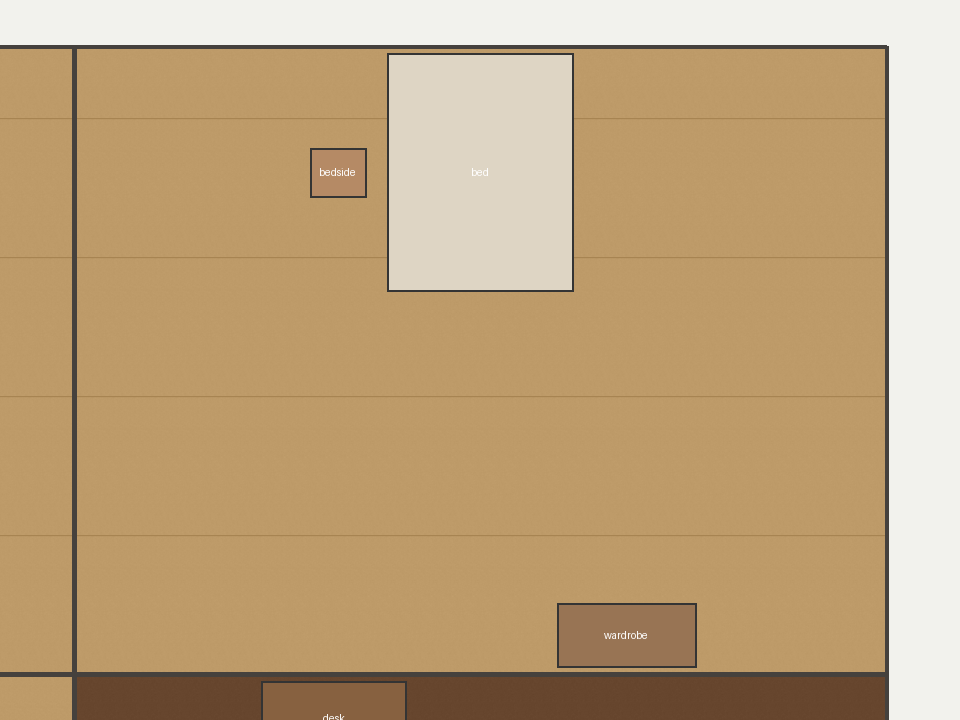
#> input picture services/reconstruction/tests/interiors/baselines/bedroom.png, 960 x 720 px
$ python -i preprocess.py   (imports and definitions only)   (older library calls are emulated)
#> lines starting #> are read from the running program, lines starting #| are printed output that depends on the picture; after the words box and inside, x2 and y2 are one past the last pixel; in counts of white or black regions, pixels touching at a corner belong together
"""Preserve the upload; normalize only a bounded working image and its transform."""
from dataclasses import dataclass
import hashlib
import io

import cv2
import numpy as np
from PIL import Image, ImageOps


@dataclass
class Prepared:
    rgb: np.ndarray
    binary: np.ndarray
    inverse: np.ndarray  # working pixels -> original, EXIF-oriented pixels
    quality: dict
    digest: str
    thresholds: dict


def threshold_evidence(rgb):
    gray = cv2.cvtColor(rgb, cv2.COLOR_RGB2GRAY)
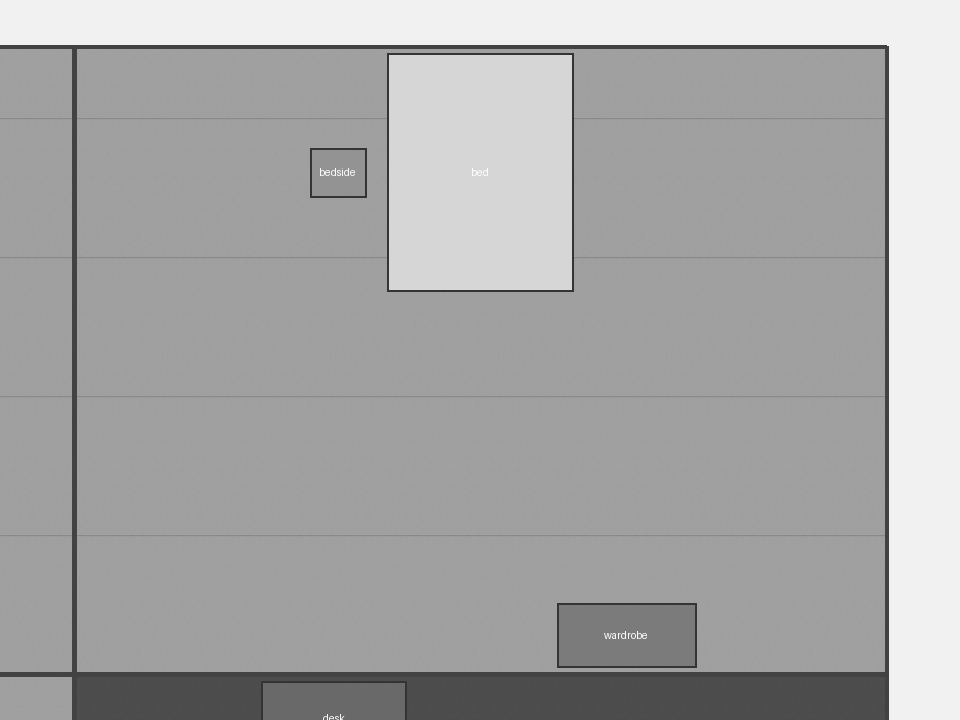
#> gray: shape (720, 960); min 52, max 254, mean 166.8
    normalized = cv2.createCLAHE(clipLimit=1.5, tileGridSize=(8,8)).apply(gray)
    dark = ((gray < 205)*255).astype(np.uint8)
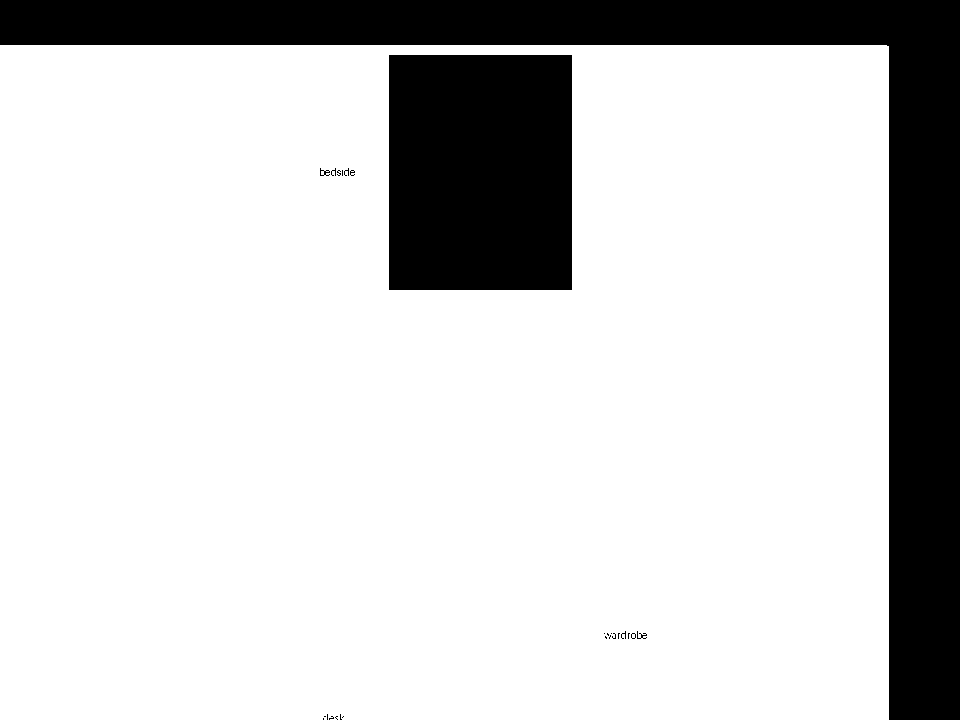
#> dark: shape (720, 960); 80.6% white; 26 black regions (22 under 20 px), largest, box (x1, y1, x2, y2) and area: (0, 0, 960, 720) 91127, (389, 55, 572, 290) 43005, (320, 168, 330, 176) 34, (637, 631, 647, 639) 32
    gray_walls = ((gray < 238)*255).astype(np.uint8)
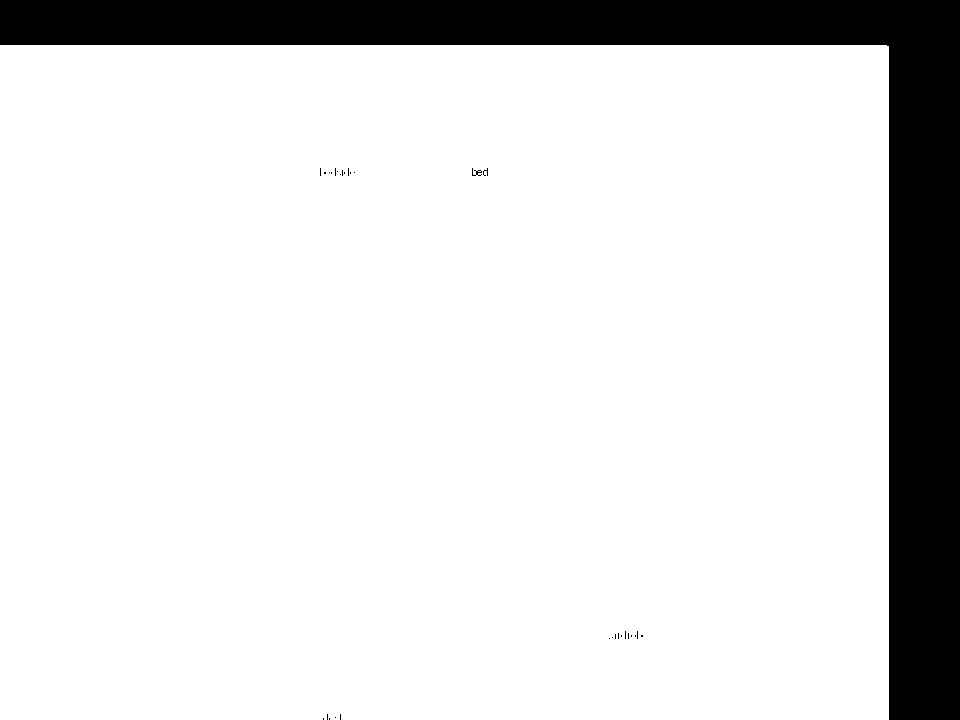
#> gray_walls: shape (720, 960); 86.8% white; 31 black regions (29 under 20 px), largest, box (x1, y1, x2, y2) and area: (0, 0, 960, 720) 91127, (472, 168, 482, 176) 33
    adaptive = cv2.adaptiveThreshold(normalized,255,cv2.ADAPTIVE_THRESH_GAUSSIAN_C,cv2.THRESH_BINARY_INV,51,9)
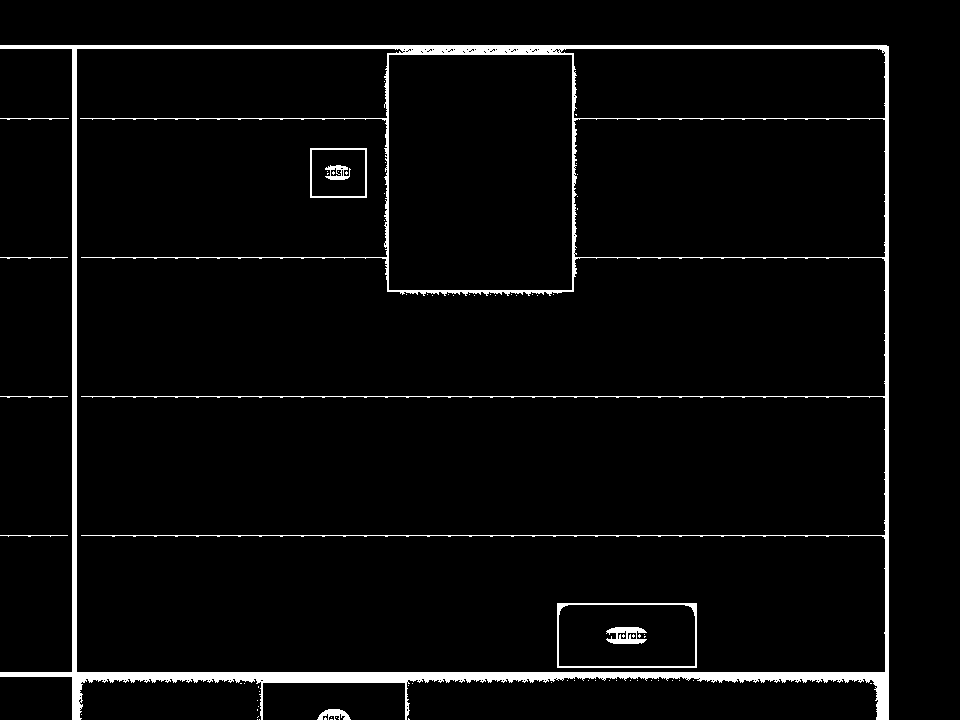
#> adaptive: shape (720, 960); 3.9% white; 76 white regions (66 under 20 px), largest, box (x1, y1, x2, y2) and area: (0, 45, 889, 720) 24342, (557, 603, 697, 668) 868, (606, 627, 647, 644) 437
    # Adaptive evidence retains faint edges; absolute gray avoids white JPEG noise.
    combined = cv2.bitwise_or(dark,cv2.bitwise_and(gray_walls,adaptive))
    chroma = rgb.max(axis=2).astype(float)-rgb.min(axis=2).astype(float)
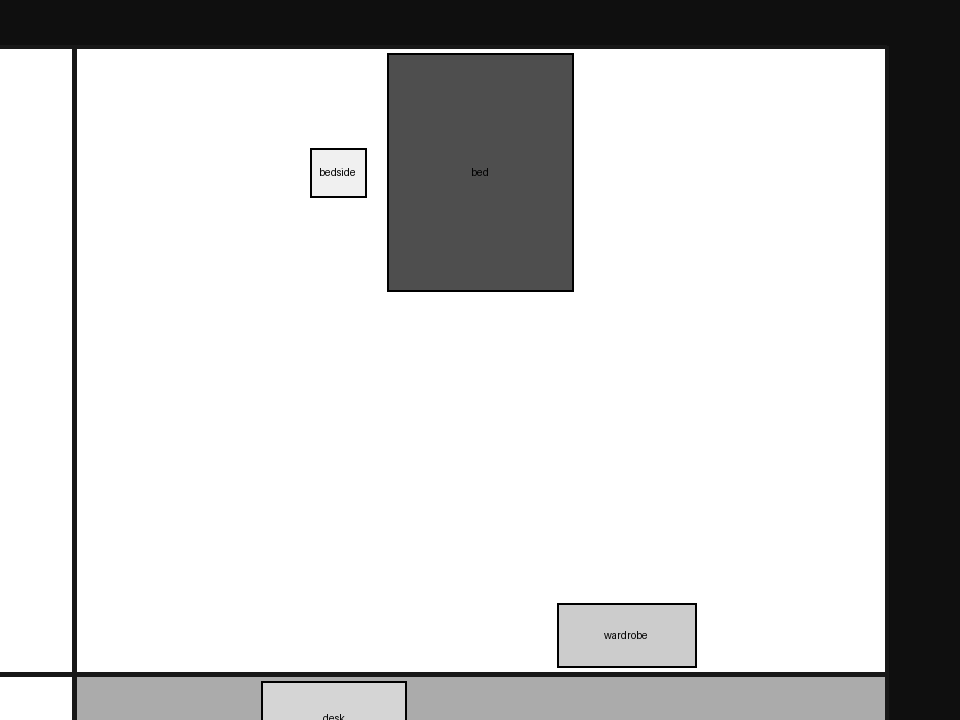
#> chroma: shape (720, 960) float64; min 0, max 85, mean 67.3; drawn with min black and max white
    annotation = (chroma>35)&(rgb.mean(axis=2)>70)
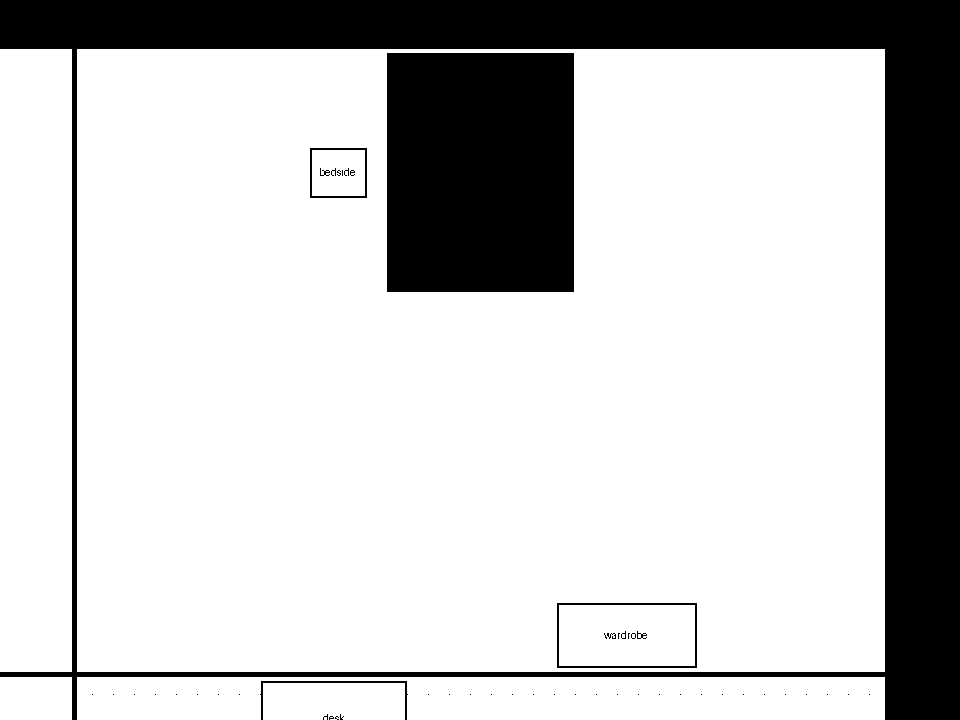
#> annotation: shape (720, 960) bool; 78% white; 52 black regions (44 under 20 px), largest, box (x1, y1, x2, y2) and area: (0, 0, 960, 720) 105120, (387, 53, 574, 292) 44693, (557, 603, 697, 668) 804
    for mask in (dark,gray_walls,adaptive,combined): mask[annotation]=0
#> this loop made 4 passes
    return {'dark':dark,'gray':gray_walls,'adaptive':adaptive,'combined':combined}


# [48 lines left out: function prepare, not called in this run]

>>> import cv2
>>> picture = cv2.cvtColor(cv2.imread('../tests/interiors/baselines/bedroom.png'), cv2.COLOR_BGR2RGB)
>>> result = threshold_evidence(picture)
#> result = 4 items

$ run again, on services/reconstruction/tests/interiors/baselines/living-room.png
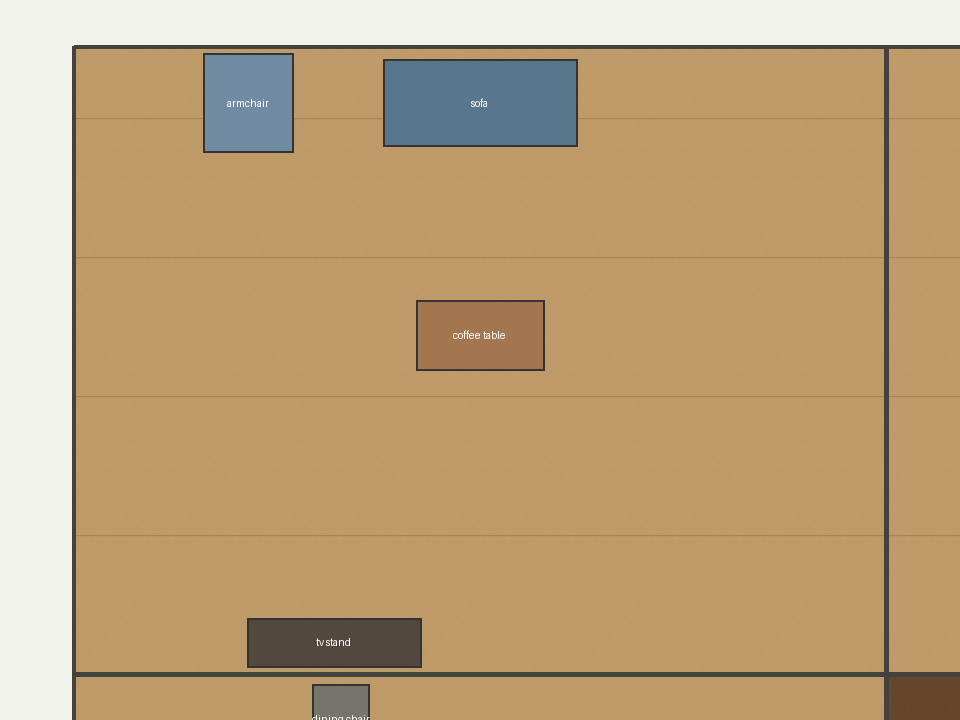
#> input picture services/reconstruction/tests/interiors/baselines/living-room.png, 960 x 720 px
#> in threshold_evidence, `dark = ((gray < 205)*255).astype(np.uint8)`:
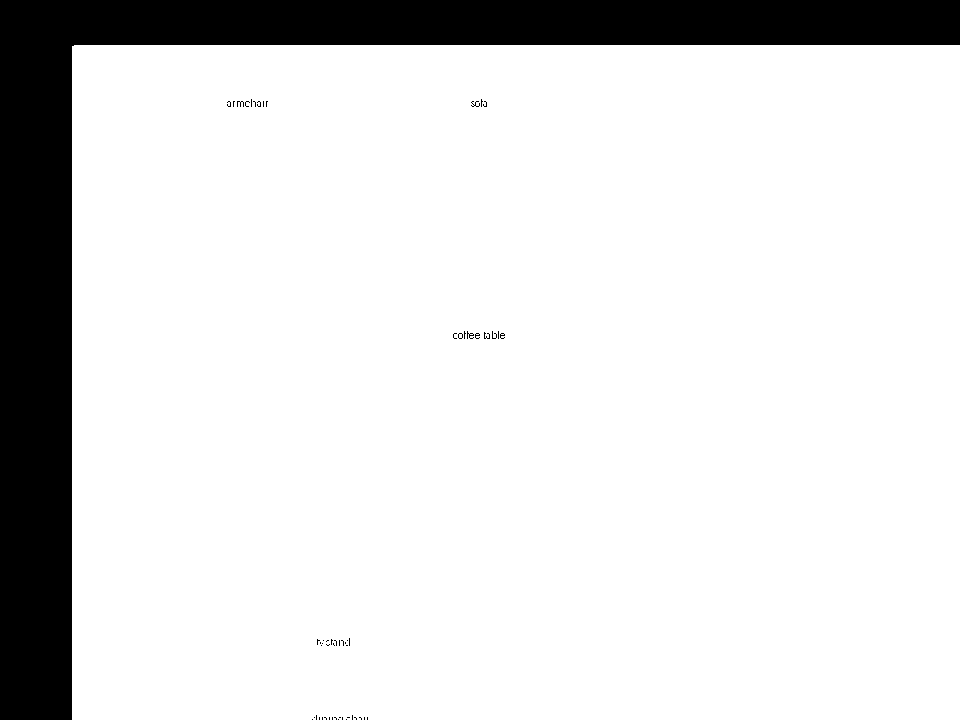
#> dark: shape (720, 960); 86.7% white; 57 black regions (52 under 20 px), largest, box (x1, y1, x2, y2) and area: (0, 0, 960, 720) 91802, (467, 331, 474, 339) 25, (471, 101, 480, 107) 22, (237, 101, 244, 107) 20, (484, 332, 490, 339) 20
#> gray_walls: shape (720, 960); 86.7% white; 60 black regions (59 under 20 px), largest, box (x1, y1, x2, y2) and area: (0, 0, 960, 720) 91802
#> adaptive: shape (720, 960); 4.2% white; 40 white regions (24 under 20 px), largest, box (x1, y1, x2, y2) and area: (72, 45, 960, 720) 17386, (247, 618, 422, 668) 4578, (383, 59, 578, 147) 2511
#> in threshold_evidence, `annotation = (chroma>35)&(rgb.mean(axis=2)>70)`:
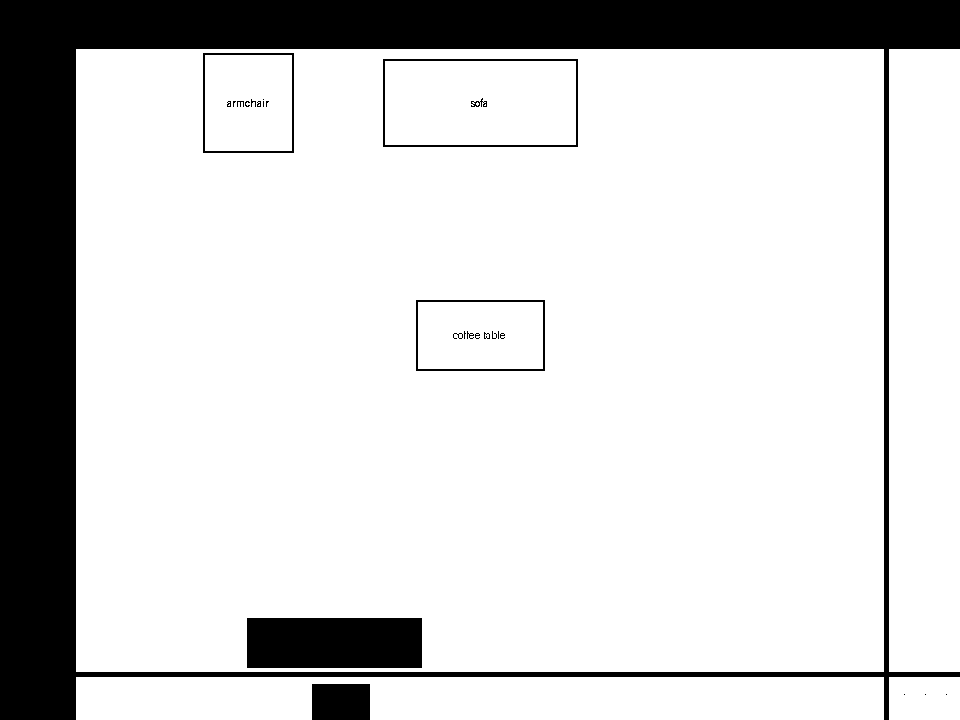
#> annotation: shape (720, 960) bool; 82.7% white; 27 black regions (16 under 20 px), largest, box (x1, y1, x2, y2) and area: (0, 0, 960, 720) 105786, (247, 618, 422, 668) 8750, (312, 684, 370, 720) 2088
#> the loop in threshold_evidence, `for mask in (dark,gray_walls,adaptive,combined): mask[annotation]=0` made 4 passes
#> result = 4 items

$ run again, on services/reconstruction/tests/interiors/baselines/whole-level.png
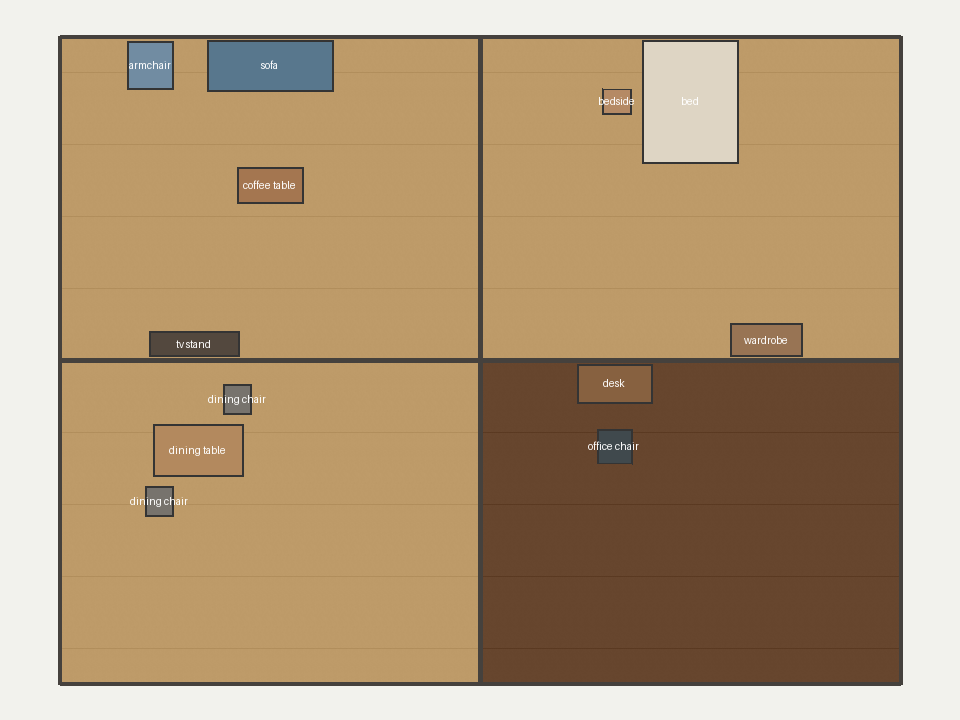
#> input picture services/reconstruction/tests/interiors/baselines/whole-level.png, 960 x 720 px
#> in threshold_evidence, `dark = ((gray < 205)*255).astype(np.uint8)`:
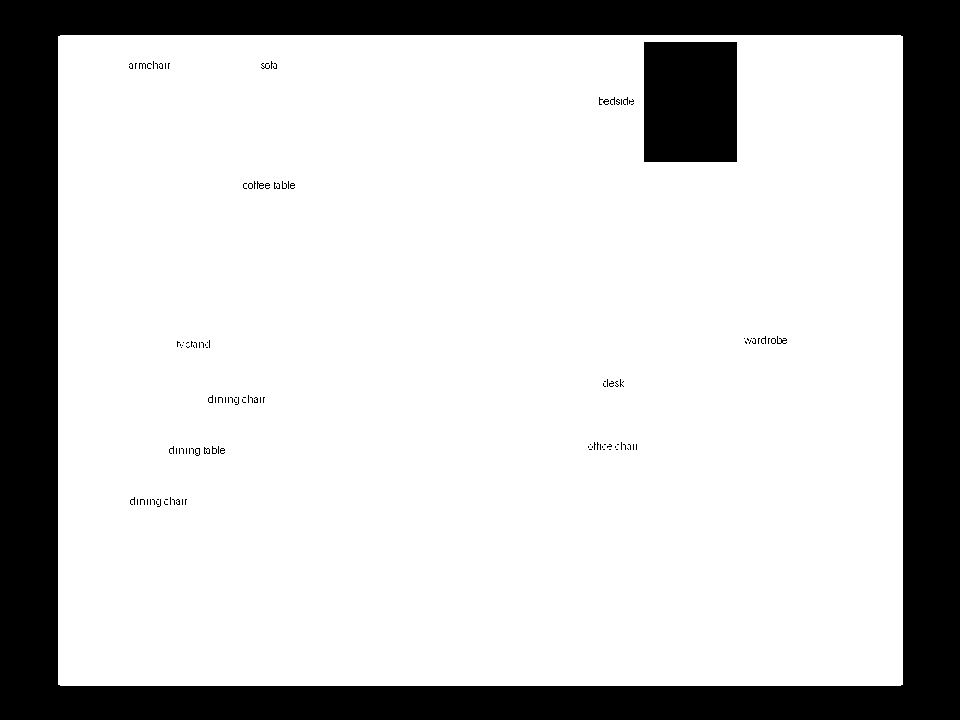
#> dark: shape (720, 960); 77.8% white; 130 black regions (121 under 20 px), largest, box (x1, y1, x2, y2) and area: (0, 0, 960, 720) 141113, (644, 42, 737, 162) 11160, (777, 336, 787, 344) 32
#> gray_walls: shape (720, 960); 79.5% white; 141 black regions (139 under 20 px), largest, box (x1, y1, x2, y2) and area: (0, 0, 960, 720) 141113, (682, 97, 692, 105) 33
#> adaptive: shape (720, 960); 6.7% white; 71 white regions (55 under 20 px), largest, box (x1, y1, x2, y2) and area: (58, 35, 903, 686) 35854, (149, 331, 240, 357) 2099, (207, 40, 334, 92) 1573
#> in threshold_evidence, `annotation = (chroma>35)&(rgb.mean(axis=2)>70)`:
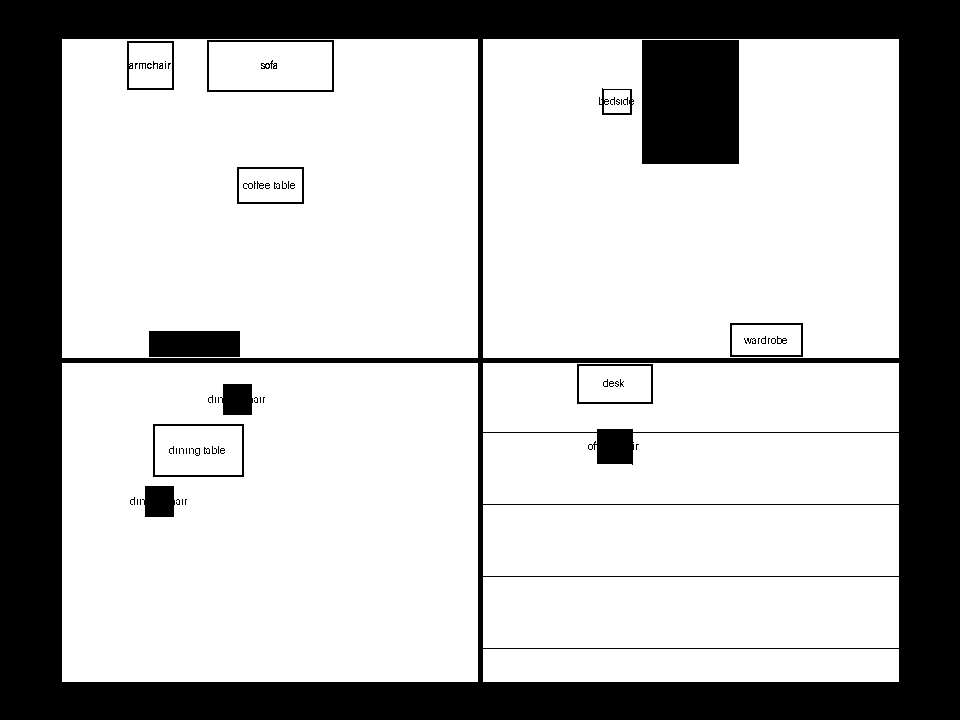
#> annotation: shape (720, 960) bool; 73.5% white; 69 black regions (48 under 20 px), largest, box (x1, y1, x2, y2) and area: (0, 0, 960, 720) 163307, (642, 40, 739, 164) 12028, (149, 331, 240, 357) 2366
#> the loop in threshold_evidence, `for mask in (dark,gray_walls,adaptive,combined): mask[annotation]=0` made 4 passes
#> result = 4 items
